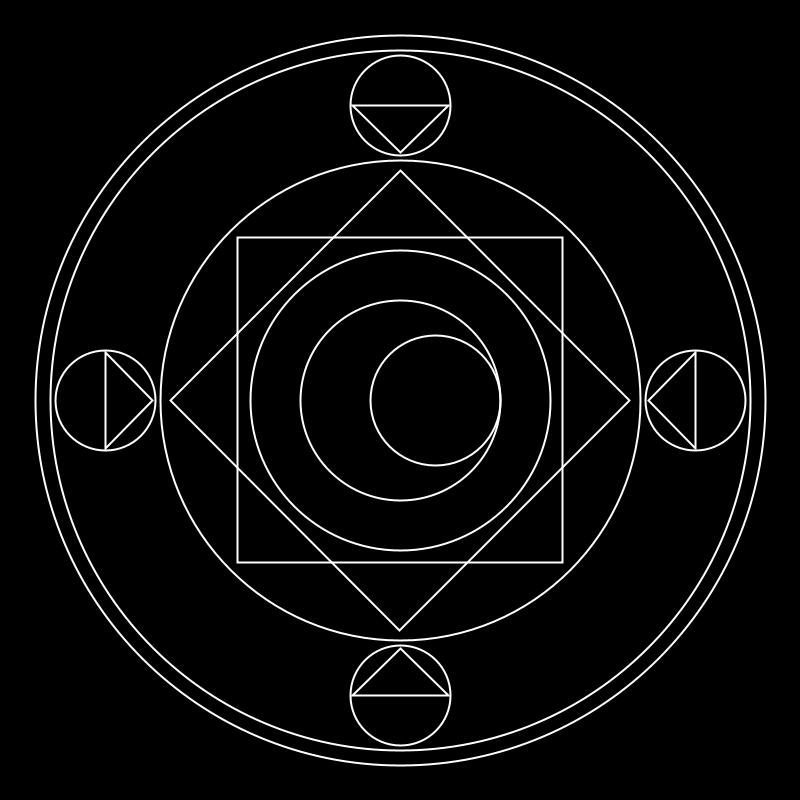
Frame 1 (no input)
Frame 60 (the mouse pressed at the canvas centre just before this capture): identical to frame 1, image omitted
Frame 120 (the mouse held since frame 60 and released just before this capture): identical to frame 1, image omitted

The Processing sketch that drew this single still picture (run headless with seeded random() and noise(); from frame 60 on, the mouse is pressed at the canvas centre):

// Processing sketch: test_magic_circle
// ── test_magic_circle.pde
int theta;
int sceneNumber = 0;

void setup(){
  size(800,800);
  rectMode(CENTER);
  noFill();
  stroke(255);
  strokeWeight(2);
}

void draw(){
switch(sceneNumber){
  case 0 :
  scene0();
  break;
  case 1 :
  scene1();
  break;
  case 2 :
  scene2();
  break;
  case 3 :
  scene3();
  break;
  case 4 :
  scene4();
  break;
  case 5 :
  scene5();
  break;
  case 6 :
  scene6();
  break;
  case 7 :
  scene7();
  break;
  
}
  
  
  
  
}

void keyPressed(){
  switch (sceneNumber){
    case 0 :
      if(key == ' '){
        sceneNumber = 1;
      }
      break;
    case 1 :
      if(key == ' '){
        sceneNumber = 2;
      }
      break;
    case 2 :
      if(key == ' '){
        sceneNumber = 3;
      }
      break;
    case 3 :
      if(key == ' '){
        sceneNumber = 4;
      }
      break;
    case 4 :
      if(key == ' '){
        sceneNumber = 5;
      }
      break;
    case 5 :
      if(key == ' '){
        sceneNumber = 6;
      }
      break;
    case 6 :
      if(key == ' '){
        sceneNumber = 7;
      }
      break;
    case 7 :
      if(key == ' '){
        sceneNumber = 0;
      }
      break;
    
  }

}
void scene0(){
  background(0);
  //theta++;
  pushMatrix();
  translate(width/2,height/2);
  rotate(radians(45));
  rect(0,0,325,325);
  popMatrix();
  //pushMatrix();
  //translate(400,400);
  //rotate(radians(theta+45));
  rect(width/2,height/2,325,325);
  //popMatrix();
  
  ellipse(width/2,height/2,300,300);
  ellipse(435,height/2,130,130);
  ellipse(width/2,height/2,200,200);
  ellipse(width/2,height/2,480,480);
  ellipse(width/2,height/2,700,700);
  ellipse(width/2,height/2,730,730);
  
  //ellipse(width/2+cos(-theta*.01)*295,height/2+sin(-theta*.01)*295,100,100);
  ellipse(width/2,105,100,100);
  ellipse(width/2,695,100,100);
  ellipse(105,height/2,100,100);
  ellipse(695,height/2,100,100);
  
  triangle(width/2,152,352,105,448,105);
  triangle(width/2,648,352,695,448,695);
  triangle(105,352,152,height/2,105,448);
  triangle(695,352,648,height/2,695,448);



}

void scene1(){
  background(0);
  
  theta++;
  pushMatrix();
  translate(400,400);
  rotate(radians(theta));
  rect(0,0,325,325);
  popMatrix();
  pushMatrix();
  translate(400,400);
  rotate(radians(theta+45));
  rect(0,0,325,325);
  popMatrix();
  
  ellipse(width/2,height/2,300,300);
  ellipse(435,height/2,130,130);
  ellipse(width/2,height/2,200,200);
  ellipse(width/2,height/2,480,480);
  ellipse(width/2,height/2,700,700);
  ellipse(width/2,height/2,730,730);
  
  //ellipse(width/2+cos(-theta*.01)*295,height/2+sin(-theta*.01)*295,100,100);
  ellipse(width/2,105,100,100);
  ellipse(width/2,695,100,100);
  ellipse(105,height/2,100,100);
  ellipse(695,height/2,100,100);
  
  triangle(width/2,152,352,105,448,105);
  triangle(width/2,648,352,695,448,695);
  triangle(105,352,152,height/2,105,448);
  triangle(695,352,648,height/2,695,448);



}

void scene2(){
   //background(0);
  theta++;
  stroke(255);
  pushMatrix();
  translate(400,400);
  rotate(radians(theta));
  rect(0,0,325,325);
  popMatrix();
  pushMatrix();
  translate(400,400);
  rotate(radians(theta+45));
  rect(0,0,325,325);
  popMatrix();
  
  ellipse(width/2,height/2,300,300);
  ellipse(435,height/2,130,130);
  ellipse(width/2,height/2,200,200);
  ellipse(width/2,height/2,480,480);
  ellipse(width/2,height/2,700,700);
  ellipse(width/2,height/2,730,730);
  
  ellipse(width/2+cos(-theta*.1)*295,height/2+sin(-theta*.1)*295,100,100);
  ellipse(width/2,105,100,100);
  ellipse(width/2,695,100,100);
  ellipse(105,height/2,100,100);
  ellipse(695,height/2,100,100);
  
  triangle(width/2,152,352,105,448,105);
  triangle(width/2,648,352,695,448,695);
  triangle(105,352,152,height/2,105,448);
  triangle(695,352,648,height/2,695,448); 
  
  stroke(102,0,204);
  ellipse(width/2,10,10,10);
  ellipse(10,300,10,10);
  ellipse(790,300,10,10);
  ellipse(100,790,10,10);
  ellipse(700,790,10,10);
  
  
  
}

void scene3(){
 stroke(102,0,204);
 strokeWeight(10);
 line(width/2,10,100,790);
 

}

void scene4(){
 stroke(102,0,204);
 strokeWeight(10);
 line(100,790,790,300);
 
}

void scene5(){
  stroke(102,0,204);
  strokeWeight(10);
  line(790,300,10,300);

}

void scene6(){
  stroke(102,0,204);
  strokeWeight(10);
  line(10,300,700,790);
 
}
void scene7(){
  stroke(102,0,204);
  strokeWeight(10);
  line(700,790,width/2,10);
}
